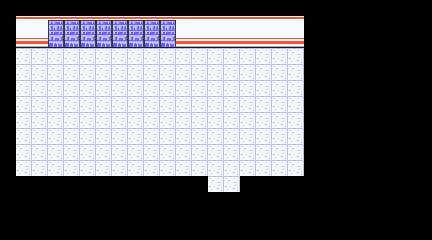

This is a level from a 2D game, rendered from its Tiled map with the project's own tilesets. A one-line summary and the complete map file follow:
An orthogonal 27x15 tile map with 16x16 px tiles, 2 tile layers (BG, Counter), 1 hidden layer not drawn, 2 tilesets and 1 object.

<map version="1.10" tiledversion="1.11.0" orientation="orthogonal" renderorder="right-down" width="27" height="15" tilewidth="16" tileheight="16" infinite="0" nextlayerid="5" nextobjectid="9">
 <tileset firstgid="1" source="../../Placeholder/tileset/Debug.tsx" />
 <tileset firstgid="11" source="../../Tilesets/Indoor/Office.tsx" />
 <layer id="1" name="Gbox" width="27" height="15" visible="0">
  <properties>
   <property name="unity:SortingLayer" value="Background" />
  </properties>
  <data encoding="csv">
0,0,0,0,0,0,0,0,0,0,0,0,0,0,0,0,0,0,0,0,0,0,0,0,0,0,0,
0,91,91,92,92,92,92,92,92,92,92,92,92,92,92,91,91,91,91,91,91,91,91,91,91,91,0,
0,101,101,102,102,102,102,102,102,102,102,102,102,102,102,101,101,101,101,101,101,101,101,101,101,101,0,
0,3,3,3,3,3,3,3,3,3,3,3,3,3,3,3,3,3,3,10,3,3,3,3,3,3,0,
0,3,3,3,3,3,3,3,3,3,3,3,3,3,3,3,3,3,3,10,3,3,3,3,3,3,0,
0,3,3,10,10,10,10,10,3,3,10,10,10,10,10,3,3,3,3,10,3,3,3,3,3,3,0,
0,3,3,3,3,3,3,3,3,3,3,3,3,3,3,3,3,3,3,10,10,10,10,10,10,10,0,
0,3,3,3,3,3,3,3,3,3,3,3,3,3,3,3,3,3,3,3,3,3,3,3,3,3,0,
0,3,3,10,10,10,10,10,3,3,10,10,10,10,10,3,3,3,3,3,3,3,3,3,3,3,0,
0,3,3,3,3,3,3,3,3,3,3,3,3,3,3,3,3,3,3,10,10,10,10,10,3,3,0,
0,3,3,3,3,3,3,3,3,3,3,3,3,3,3,3,3,3,3,10,10,10,10,10,3,3,0,
0,3,3,10,10,10,10,10,3,3,10,10,10,10,10,3,3,3,3,3,3,3,3,3,3,3,0,
0,3,3,3,3,3,3,3,3,3,3,3,3,3,3,3,3,3,3,3,3,3,3,3,3,3,0,
0,3,3,3,3,3,3,3,3,3,3,3,3,3,3,3,3,3,3,3,3,3,3,3,3,3,0,
0,0,0,0,0,0,0,0,0,0,0,0,0,0,0,0,0,3,3,0,0,0,0,0,0,0,0
</data>
 </layer>
 <layer id="3" name="BG" width="27" height="15">
  <properties>
   <property name="unity:SortingLayer" value="Background" />
  </properties>
  <data encoding="csv">
0,0,0,0,0,0,0,0,0,0,0,0,0,0,0,0,0,0,0,0,0,0,0,0,0,0,0,
0,91,91,92,92,92,92,92,92,92,92,91,91,91,91,91,91,91,91,0,0,0,0,0,0,0,0,
0,101,101,102,102,102,102,102,102,102,102,101,101,101,101,101,101,101,101,0,0,0,0,0,0,0,0,
0,32,32,32,32,32,32,32,32,32,32,32,32,32,32,32,32,32,32,0,0,0,0,0,0,0,0,
0,32,32,32,32,32,32,32,32,32,32,32,32,32,32,32,32,32,32,0,0,0,0,0,0,0,0,
0,32,32,32,32,32,32,32,32,32,32,32,32,32,32,32,32,32,32,0,0,0,0,0,0,0,0,
0,32,32,32,32,32,32,32,32,32,32,32,32,32,32,32,32,32,32,0,0,0,0,0,0,0,0,
0,32,32,32,32,32,32,32,32,32,32,32,32,32,32,32,32,32,32,0,0,0,0,0,0,0,0,
0,32,32,32,32,32,32,32,32,32,32,32,32,32,32,32,32,32,32,0,0,0,0,0,0,0,0,
0,32,32,32,32,32,32,32,32,32,32,32,32,32,32,32,32,32,32,0,0,0,0,0,0,0,0,
0,32,32,32,32,32,32,32,32,32,32,32,32,32,32,32,32,32,32,0,0,0,0,0,0,0,0,
0,0,0,0,0,0,0,0,0,0,0,0,0,32,32,0,0,0,0,0,0,0,0,0,0,0,0,
0,0,0,0,0,0,0,0,0,0,0,0,0,0,0,0,0,0,0,0,0,0,0,0,0,0,0,
0,0,0,0,0,0,0,0,0,0,0,0,0,0,0,0,0,0,0,0,0,0,0,0,0,0,0,
0,0,0,0,0,0,0,0,0,0,0,0,0,0,0,0,0,0,0,0,0,0,0,0,0,0,0
</data>
 </layer>
 <layer id="4" name="Counter" width="27" height="15">
  <data encoding="csv">
0,0,0,0,0,0,0,0,0,0,0,0,0,0,0,0,0,0,0,0,0,0,0,0,0,0,0,
0,0,0,0,0,0,0,0,0,0,0,0,0,0,0,0,0,0,0,0,0,0,0,0,0,0,0,
0,0,0,0,0,0,0,0,0,0,0,0,0,0,0,0,0,0,0,0,0,0,0,0,0,0,0,
0,0,0,0,0,0,0,0,0,0,0,0,0,0,0,0,0,0,0,0,0,0,0,0,0,0,0,
0,0,0,0,0,0,0,0,0,0,0,0,0,0,0,0,0,0,0,0,0,0,0,0,0,0,0,
0,0,0,0,0,0,0,0,0,0,0,0,0,0,0,0,0,0,0,0,0,0,0,0,0,0,0,
0,0,0,0,0,0,0,0,0,0,0,0,0,0,0,0,0,0,0,0,0,0,0,0,0,0,0,
0,0,0,0,0,0,0,0,0,0,0,0,0,0,0,0,0,0,0,0,0,0,0,0,0,0,0,
0,0,0,0,0,0,0,0,0,0,0,0,0,0,0,0,0,0,0,0,0,0,0,0,0,0,0,
0,0,0,0,0,0,0,0,0,0,0,0,0,0,0,0,0,0,0,0,0,0,0,0,0,0,0,
0,0,0,0,0,0,0,0,0,0,0,0,0,0,0,0,0,0,0,0,0,0,0,0,0,0,0,
0,0,0,0,0,0,0,0,0,0,0,0,0,0,0,0,0,0,0,0,0,0,0,0,0,0,0,
0,0,0,0,0,0,0,0,0,0,0,0,0,0,0,0,0,0,0,0,0,0,0,0,0,0,0,
0,0,0,0,0,0,0,0,0,0,0,0,0,0,0,0,0,0,0,0,0,0,0,0,0,0,0,
0,0,0,0,0,0,0,0,0,0,0,0,0,0,0,0,0,0,0,0,0,0,0,0,0,0,0
</data>
 </layer>
 <objectgroup id="2" name="GboxCollisions">
  <object id="1" x="272" y="240">
   <polygon points="-64,0 -272,0 -272,-208 160,-208 160,0 -32,0 -32,-64 80,-64 80,-192 -256,-192 -256,-64 -64,-64" />
  </object>
 </objectgroup>
</map>
